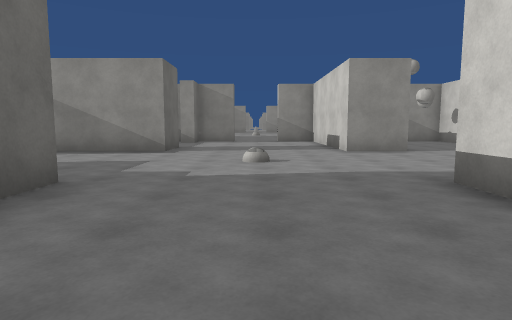
[1] (above)

19 first-person views from a walk through a 3-D level made in the Unity game engine. The camera is 1.3 m above the floor, tilts 6° down and sees 75° across. The floor is counted in squares, 2 m on a side. Each view is taken from the middle of a square. On the plan, view 1 faces up. The plan holds only what a view shows up to about 10 squares ahead; the rest is blank. The place goes on beyond the plan. Surface patterns are stand-ins for the level's own textures.

[2]
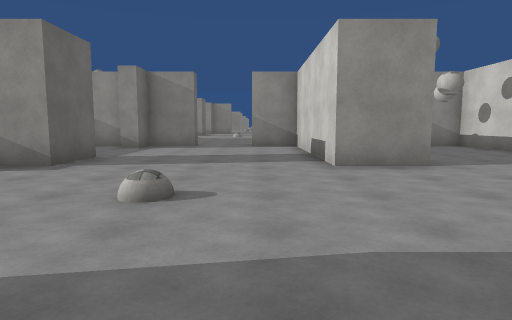

[3]
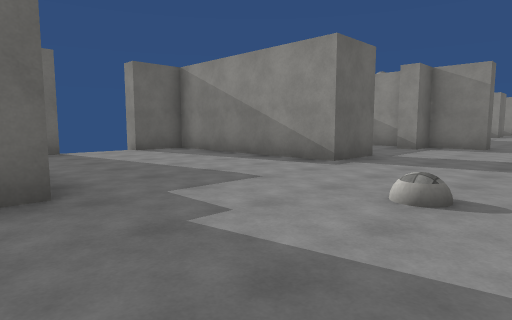

[4]
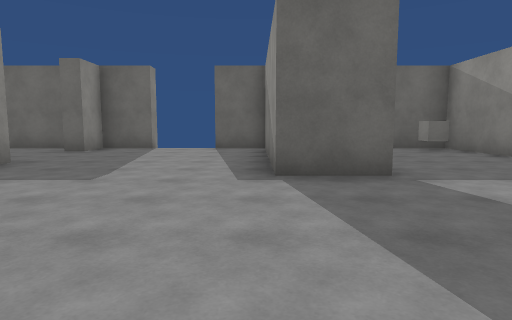

[5]
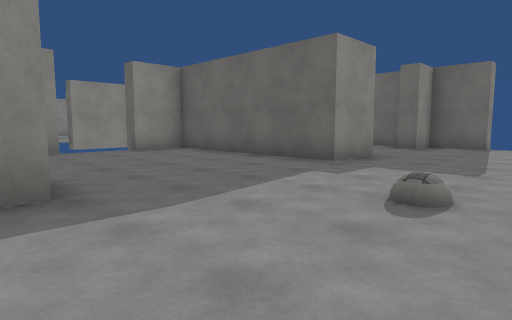

[6]
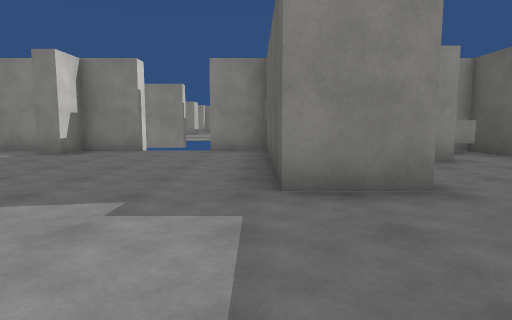

[7]
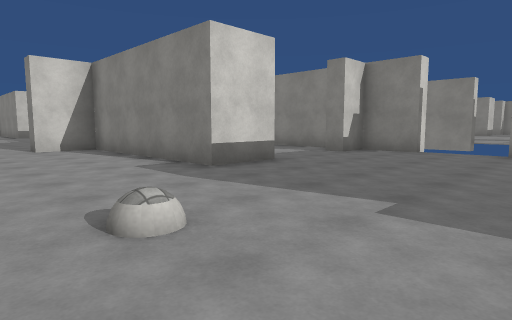

[8]
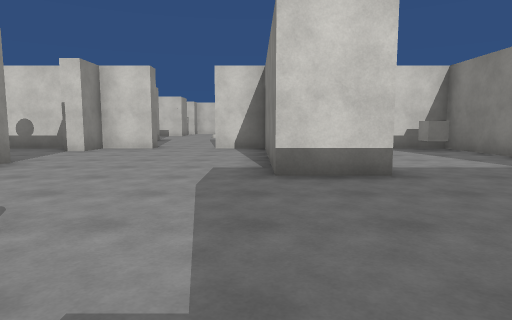

[9]
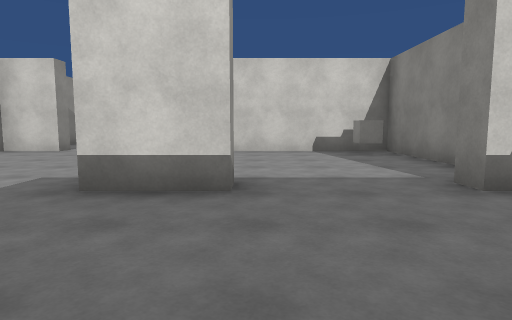

[10]
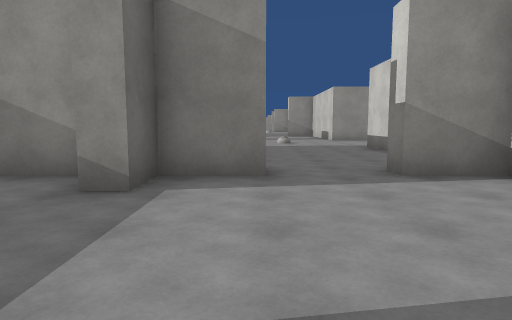

[11]
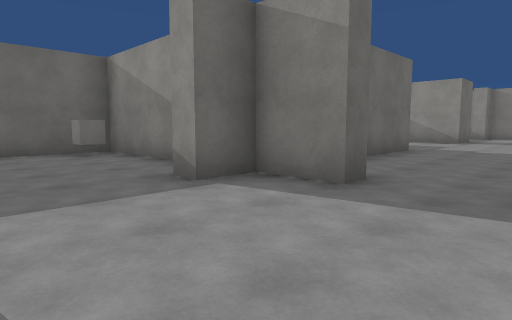

[12]
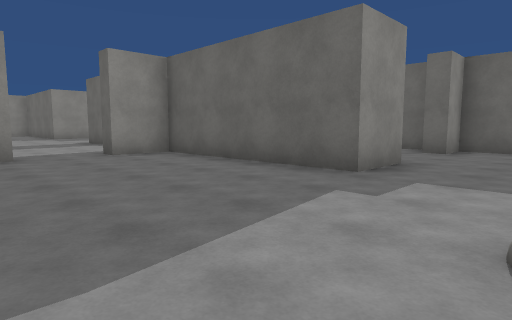

[13]
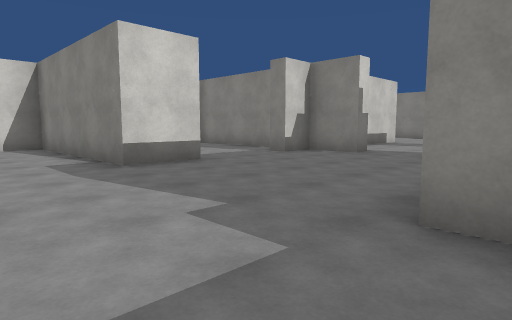

[14]
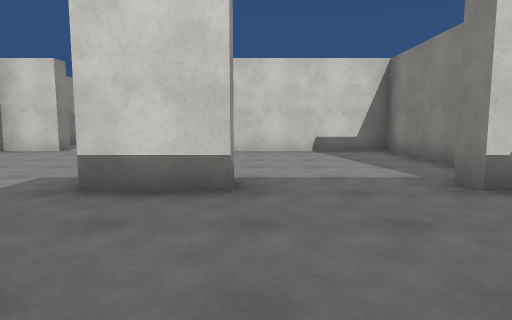

[15]
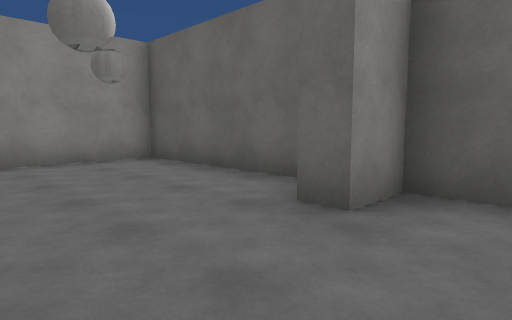

[16]
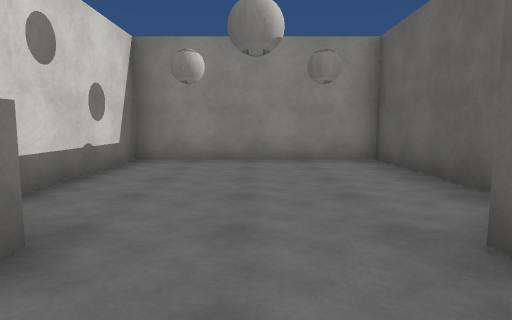

[17]
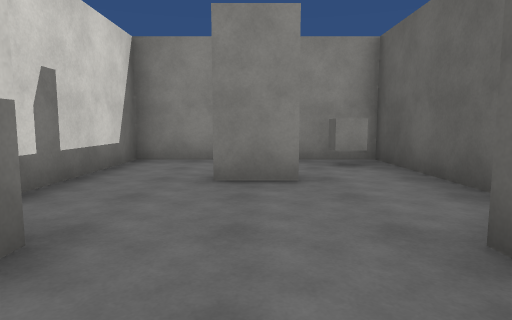

[18]
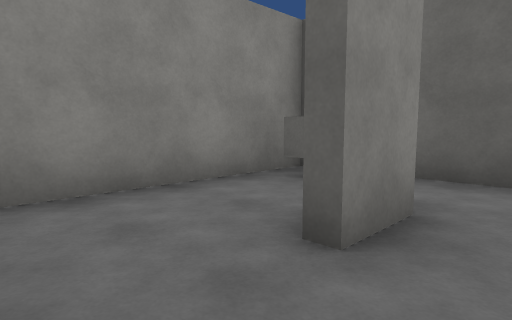

[19]
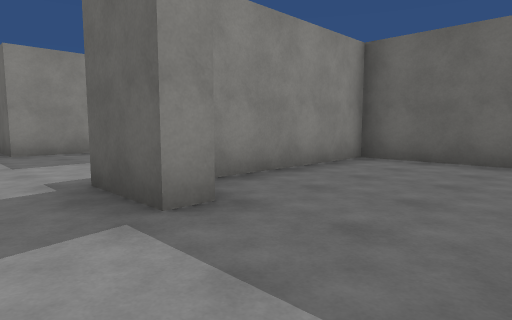

### Floor plan
Points are (right, up) in squares from view 1. A wall is a line through its corners. A room is listed if a view was taken in it or the views show most of it. See-through windows are left out.
Room 1 (views 1, 2, 3, 4, 5, 6, 7, 8, 9, 10, 11, 17, 18, 19)
walls: (-3.9, 3.8) (-2.2, 3.8) (-2.2, -1.2) (-0.9, -1.2) (-0.9, -1.7); (3.9, 8.3) (2.2, 8.3) (2.2, 13.3) (0.9, 13.3); (2.8, 2.2) (2.2, 2.2) (2.2, 3.8) (7.2, 3.8) (7.2, 5.1); (-2.9, 9.8) (-2.2, 9.8) (-2.2, 8.3) (-7.3, 8.3) (-7.3, 6.9) (-7.8, 6.9); (7.2, 6.9) (7.2, 8.3) (6.2, 8.3) (6.2, 8.8); (-5.6, 1.1) (-4.5, 1.1); (-0.9, 13.7) (-0.9, 13.3) (-2.2, 13.3) (-2.2, 12.3) (-2.8, 12.3); (-7.8, 5.1) (-7.3, 5.1) (-7.3, 3.8) (-6.3, 3.8) (-6.3, 3.2); (7.2, 9.2) (7.2, 13.1); (0.9, -1.9) (0.9, -1.2) (2.2, -1.2) (2.2, -0.3) (2.8, -0.3); (3.4, -1.2) (7.2, -1.2) (7.2, 2.6); (-7.3, 2.8) (-7.3, -1.2) (-2.8, -1.2) (-2.8, 1.9); (-3.2, 13.3) (-5.5, 13.3); (-7.3, 12.5) (-7.3, 8.8) (-3.5, 8.8)
ways out: opening at (0, 13) to room 2; opening at (8, 6); gap at (-1, -2); gap at (1, -2)
objects: cube (-7, 13) to (-6, 13); cube (-6, -1); cube (7, -1)
Room 2 (views 12, 13, 14, 15, 16)
walls: (2.8, 17.2) (2.2, 17.2) (2.2, 18.7) (7.2, 18.7) (7.2, 19.8); (-3.9, 18.7) (-2.2, 18.7) (-2.2, 13.7) (-0.9, 13.7); (0.9, 13.3) (0.9, 13.7) (2.2, 13.7) (2.2, 14.7) (2.8, 14.7); (3.6, 13.7) (7.2, 13.7) (7.2, 17.6); (-5.5, 13.7) (-2.8, 13.7) (-2.8, 16.9); (-7.3, 18) (-7.3, 13.8); (-7.3, 19.9) (-7.3, 18.7) (-6.3, 18.7) (-6.3, 18.2)
ways out: opening at (0, 13) to room 1

Positions as (right, up) in squares from view 1, and headings:
1: (0, 0), facing up
2: (1, 3), facing up
3: (1, 3), facing up-left
4: (2, 8), facing left
5: (3, 7), facing down-left
6: (-2, 7), facing down
7: (-2, 7), facing down-right
8: (-2, 4), facing right
9: (-1, 2), facing right
10: (-1, 9), facing up
11: (1, 10), facing up-left
12: (2, 21), facing down-left
13: (-3, 21), facing down-right
14: (-1, 17), facing right
15: (-4, 20), facing down-left
16: (-5, 20), facing down
17: (-5, 5), facing down
18: (-3, 2), facing down-left
19: (-1, 12), facing down-left
